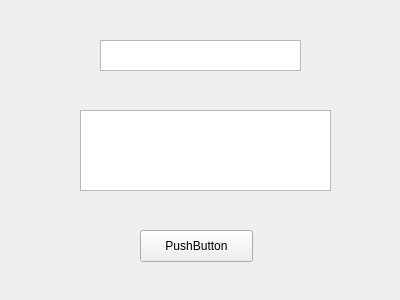
<?xml version="1.0" encoding="UTF-8"?>
<ui version="4.0">
 <class>Form</class>
 <widget class="QWidget" name="Form">
  <property name="geometry">
   <rect>
    <x>0</x>
    <y>0</y>
    <width>400</width>
    <height>300</height>
   </rect>
  </property>
  <property name="windowTitle">
   <string>Form</string>
  </property>
  <widget class="QPushButton" name="pushButton">
   <property name="geometry">
    <rect>
     <x>140</x>
     <y>230</y>
     <width>113</width>
     <height>32</height>
    </rect>
   </property>
   <property name="sizePolicy">
    <sizepolicy hsizetype="Fixed" vsizetype="Fixed">
     <horstretch>0</horstretch>
     <verstretch>0</verstretch>
    </sizepolicy>
   </property>
   <property name="text">
    <string>PushButton</string>
   </property>
  </widget>
  <widget class="QTextEdit" name="target">
   <property name="geometry">
    <rect>
     <x>100</x>
     <y>40</y>
     <width>201</width>
     <height>31</height>
    </rect>
   </property>
   <property name="sizePolicy">
    <sizepolicy hsizetype="Fixed" vsizetype="Fixed">
     <horstretch>0</horstretch>
     <verstretch>0</verstretch>
    </sizepolicy>
   </property>
  </widget>
  <widget class="QTextEdit" name="descr">
   <property name="geometry">
    <rect>
     <x>80</x>
     <y>110</y>
     <width>251</width>
     <height>81</height>
    </rect>
   </property>
   <property name="sizePolicy">
    <sizepolicy hsizetype="Fixed" vsizetype="Fixed">
     <horstretch>0</horstretch>
     <verstretch>0</verstretch>
    </sizepolicy>
   </property>
  </widget>
 </widget>
 <resources/>
 <connections/>
</ui>
